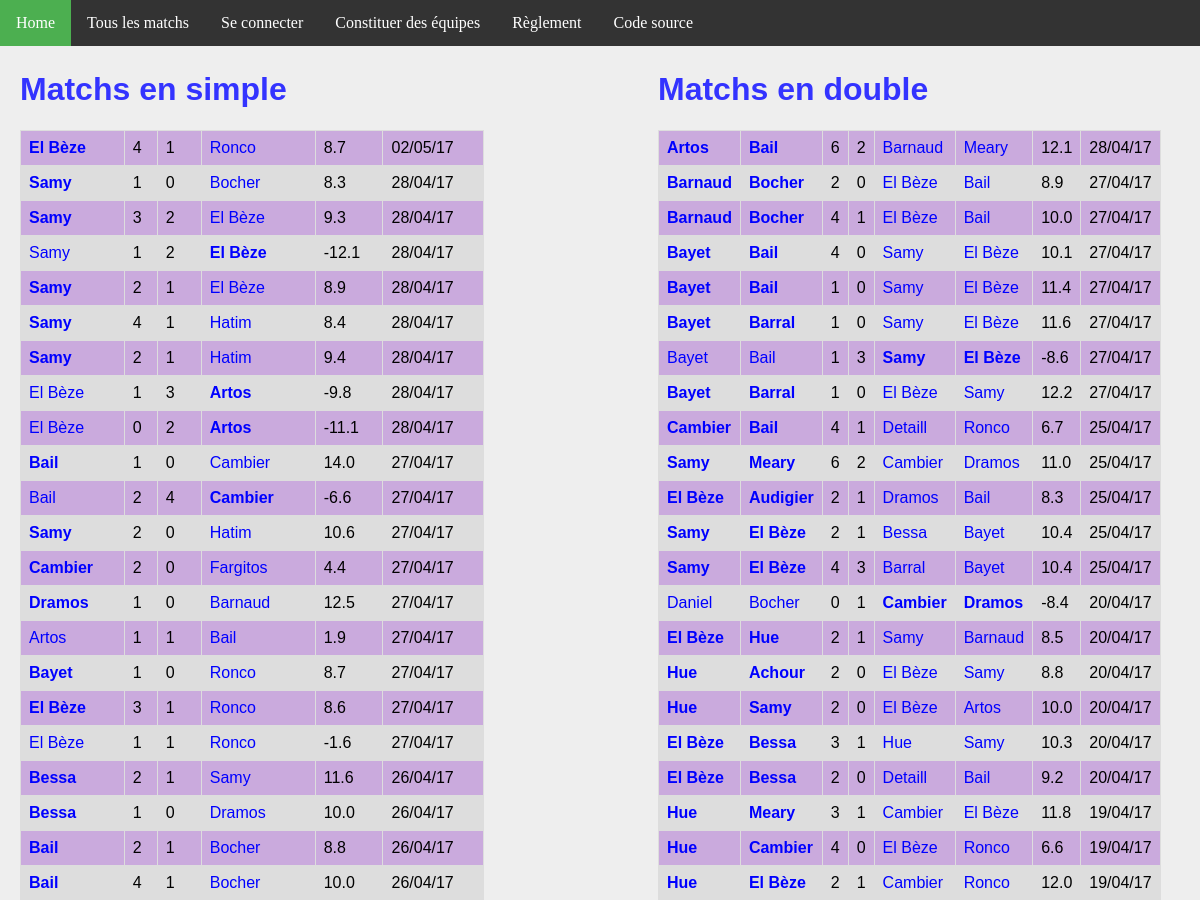
Page /matchs/ (upper part) on the earlier database version.
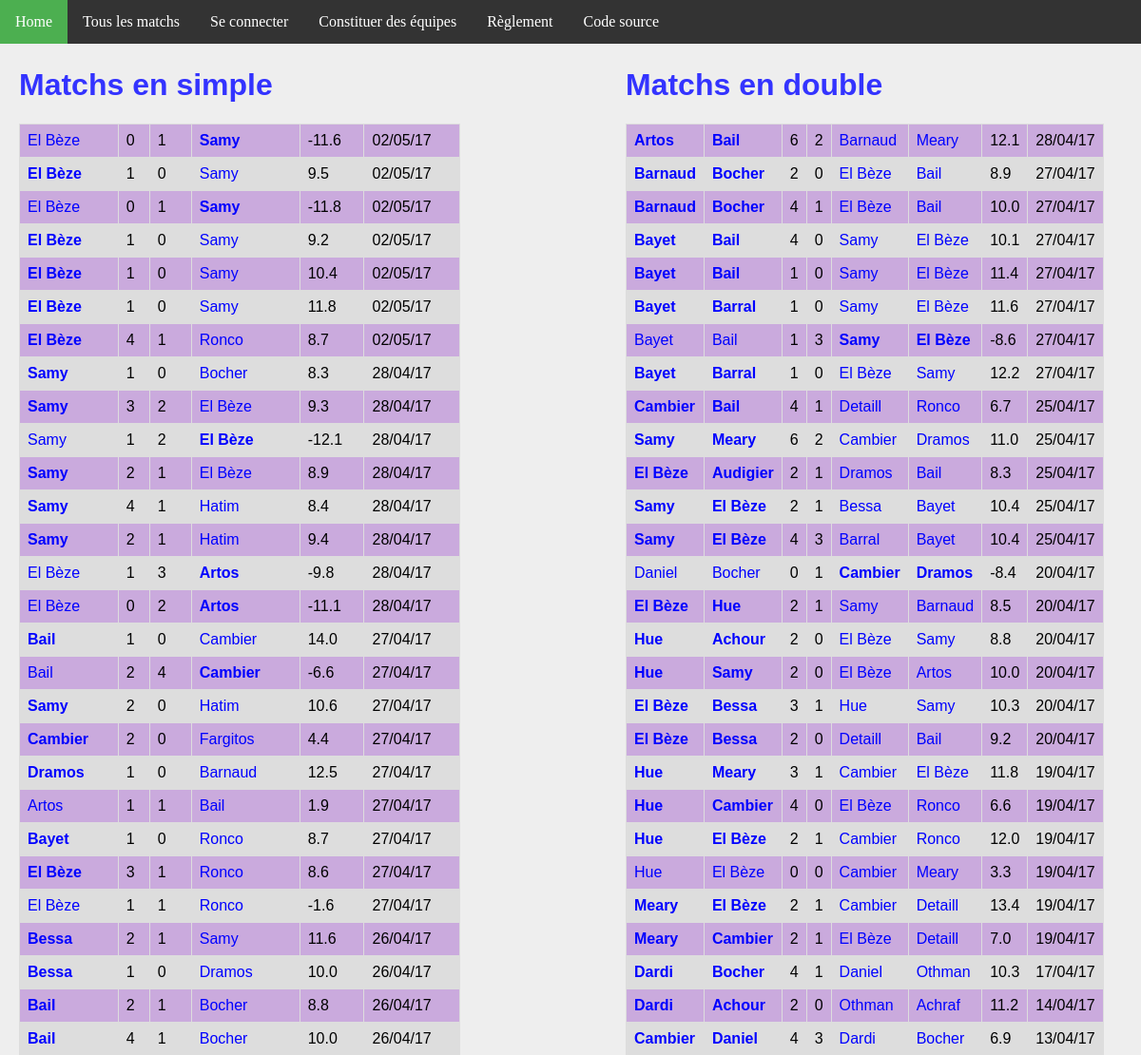
Same page on the later database version.
### ranking/models.py (models this page shows, shortened)
class MatchSimple(models.Model):
    domicile = models.ForeignKey('Joueur', related_name = 'dom')
    exterieur = models.ForeignKey('Joueur', related_name = 'exte')
    date = models.DateTimeField(auto_now_add=True)
    buts_domicile = models.IntegerField(default=0)
    buts_exterieur = models.IntegerField(default=0)
    points = models.FloatField(default=0)
    @property
    def winner(self):
        if self.buts_domicile > self.buts_exterieur:
            return 1.
        elif self.buts_domicile < self.buts_exterieur:
            return 0.
        else:
            return 0.5

class Joueur(models.Model):
    user = models.OneToOneField(User, on_delete=models.CASCADE)
    pseudo = models.CharField(max_length = 50, default="Pax lambda")
    simple_score = models.FloatField(default=100)
    simple_rang = models.IntegerField(default=0)
    simple_victoires = models.IntegerField(default=0)
    simple_nuls = models.IntegerField(default=0)
    simple_defaites = models.IntegerField(default=0)
    simple_buts_pour = models.IntegerField(default=0)
    simple_buts_contre = models.IntegerField(default=0)
    double_score = models.FloatField(default=100)
    double_rang = models.IntegerField(default=0)
    double_victoires = models.IntegerField(default=0)
    double_nuls = models.IntegerField(default=0)
    double_defaites = models.IntegerField(default=0)
    double_buts_pour = models.IntegerField(default=0)
    double_buts_contre = models.IntegerField(default=0)

class MatchDouble(models.Model):
    domicile_1 = models.ForeignKey('Joueur', related_name = 'dom1')
    domicile_2 = models.ForeignKey('Joueur', related_name = 'dom2')
    exterieur_1 = models.ForeignKey('Joueur', related_name = 'exte1')
    exterieur_2 = models.ForeignKey('Joueur', related_name = 'exte2')
    date = models.DateTimeField(auto_now_add=True)
    buts_domicile = models.IntegerField(default=0)
    buts_exterieur = models.IntegerField(default=0)
    points = models.FloatField(default=0)
    @property
    def winner(self):
        if self.buts_domicile > self.buts_exterieur:
            return 1.
        elif self.buts_domicile < self.buts_exterieur:
            return 0.
        else:
            return 0.5

### ranking/views.py (the view)
# urls.py: url(r'^matchs/$', views.all_matchs, name='matchs'),
def all_matchs(request):
    context = {
        'simple_matchs': MatchSimple.objects.order_by('-date').all(),
        'double_matchs': MatchDouble.objects.order_by('-date').all(),
    }
    return render(request, 'all_matchs.html', context)

### ranking/templatetags/app_filter.py (called while the page is built)
@register.filter(name='decimal')
def decimal(x):
    return '{0:.1f}'.format(x)

### ranking/templates/all_matchs.html
{% extends 'base.html' %}
{% block body %}
{% load app_filter %}
<div id="column1" style="float:left; margin:0; width:40%;">
    <h1>Matchs en simple</h1>
    <table>
        {% for m in simple_matchs %}
        <tr>
            <td {% if m.winner == 1 %} style='font-weight:bold'{% endif %} >
                <a href="{% url 'joueur' m.domicile.id %}">{{m.domicile.pseudo}}</a>
            </td>
            <td>{{m.buts_domicile}}</td>
            <td>{{m.buts_exterieur}}</td>
            <td {% if m.winner == 0 %} style='font-weight:bold'{% endif %} >
                <a href="{% url 'joueur' m.exterieur.id %}">{{m.exterieur.pseudo}}</a>
            </td>
            <td>{{m.points|decimal}}</td>
            <td>{{m.date | date:'d/m/y'}}</td>
        </tr>
        {% endfor %}
    </table>
</div>
<div id="column2" style="float:left; margin-left:15%;width:40%;">
<h1>Matchs en double</h1>
<table>
    {% for m in double_matchs %}
    <tr>
        <td {% if m.winner == 1 %} style='font-weight:bold'{% endif %} >
            <a class="joueur" href="{% url 'joueur' m.domicile_1.id %}">{{m.domicile_1.pseudo}}</a>
        </td>
        <td {% if m.winner == 1 %} style='font-weight:bold'{% endif %} >
            <a class="joueur" href="{% url 'joueur' m.domicile_2.id %}">{{m.domicile_2.pseudo}}</a>
        </td>
        <td>{{m.buts_domicile}}</td>
        <td>{{m.buts_exterieur}}</td>
        <td {% if m.winner == 0 %} style='font-weight:bold'{% endif %} >
            <a class='joueur' href="{% url 'joueur' m.exterieur_1.id %}">{{m.exterieur_1.pseudo}}</a>
        </td>
        <td {% if m.winner == 0 %} style='font-weight:bold'{% endif %} >
            <a class='joueur' href="{% url 'joueur' m.exterieur_2.id %}">{{m.exterieur_2.pseudo}}</a>
        </td>
        <td>{{m.points|decimal}}</td>
        <td>{{m.date | date:'d/m/y'}}</td>
    </tr>
    {% endfor %}
</table>
</div>
{% endblock %}

Differences in the rows shown:
added MatchSimple: domicile.pseudo "El Bèze", buts_domicile "0", buts_exterieur "1", exterieur.pseudo "Samy", points|decimal "-11.6", date "02/05/17"
added MatchSimple: domicile.pseudo "El Bèze", buts_domicile "1", buts_exterieur "0", exterieur.pseudo "Samy", points|decimal "9.5", date "02/05/17"
added MatchSimple: domicile.pseudo "El Bèze", buts_domicile "0", buts_exterieur "1", exterieur.pseudo "Samy", points|decimal "-11.8", date "02/05/17"
added MatchSimple: domicile.pseudo "El Bèze", buts_domicile "1", buts_exterieur "0", exterieur.pseudo "Samy", points|decimal "9.2", date "02/05/17"
added MatchSimple: domicile.pseudo "El Bèze", buts_domicile "1", buts_exterieur "0", exterieur.pseudo "Samy", points|decimal "10.4", date "02/05/17"
added MatchSimple: domicile.pseudo "El Bèze", buts_domicile "1", buts_exterieur "0", exterieur.pseudo "Samy", points|decimal "11.8", date "02/05/17"
now on this page (row unchanged): MatchDouble: domicile_1.pseudo "Hue", domicile_2.pseudo "El Bèze", buts_domicile "0", buts_exterieur "0", exterieur_1.pseudo "Cambier", exterieur_2.pseudo "Meary", points|decimal "3.3", date "19/04/17"
now on this page (row unchanged): MatchDouble: domicile_1.pseudo "Meary", domicile_2.pseudo "El Bèze", buts_domicile "2", buts_exterieur "1", exterieur_1.pseudo "Cambier", exterieur_2.pseudo "Detaill", points|decimal "13.4", date "19/04/17"
now on this page (row unchanged): MatchDouble: domicile_1.pseudo "Meary", domicile_2.pseudo "Cambier", buts_domicile "2", buts_exterieur "1", exterieur_1.pseudo "El Bèze", exterieur_2.pseudo "Detaill", points|decimal "7.0", date "19/04/17"
now on this page (row unchanged): MatchDouble: domicile_1.pseudo "Dardi", domicile_2.pseudo "Bocher", buts_domicile "4", buts_exterieur "1", exterieur_1.pseudo "Daniel", exterieur_2.pseudo "Othman", points|decimal "10.3", date "17/04/17"
now on this page (row unchanged): MatchDouble: domicile_1.pseudo "Dardi", domicile_2.pseudo "Achour", buts_domicile "2", buts_exterieur "0", exterieur_1.pseudo "Othman", exterieur_2.pseudo "Achraf", points|decimal "11.2", date "14/04/17"
now on this page (row unchanged): MatchDouble: domicile_1.pseudo "Cambier", domicile_2.pseudo "Daniel", buts_domicile "4", buts_exterieur "3", exterieur_1.pseudo "Dardi", exterieur_2.pseudo "Bocher", points|decimal "6.9", date "13/04/17"
